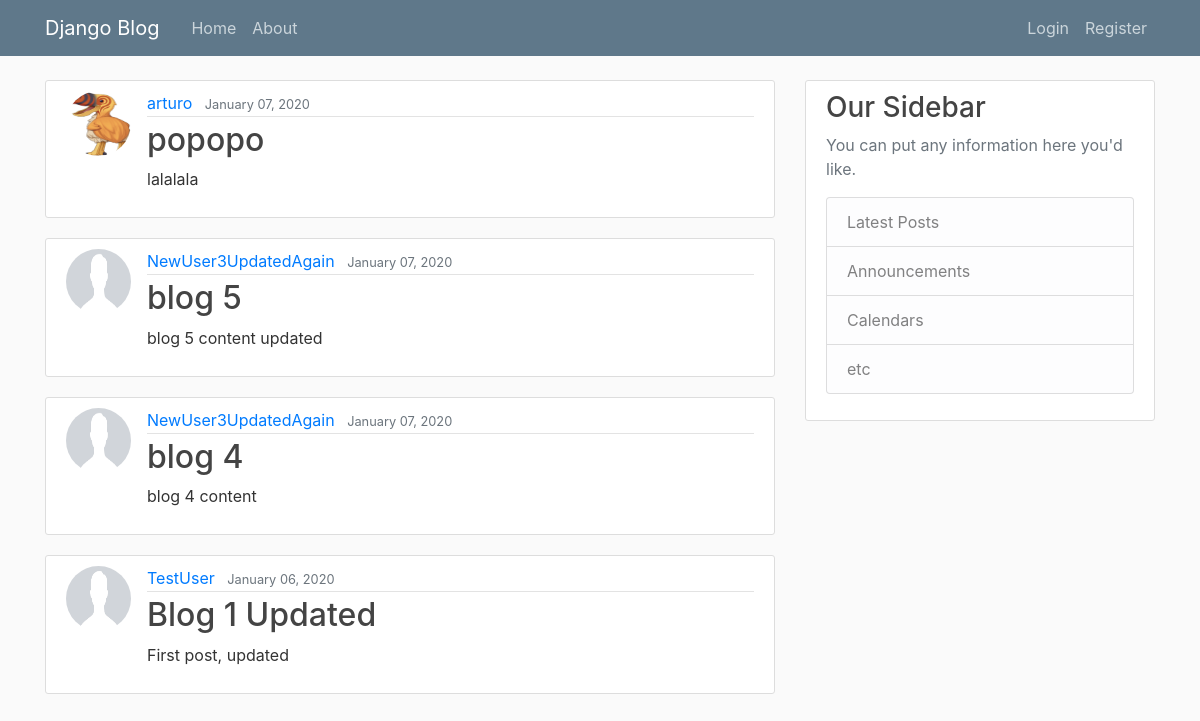
/, run on an earlier commit of the app's database.
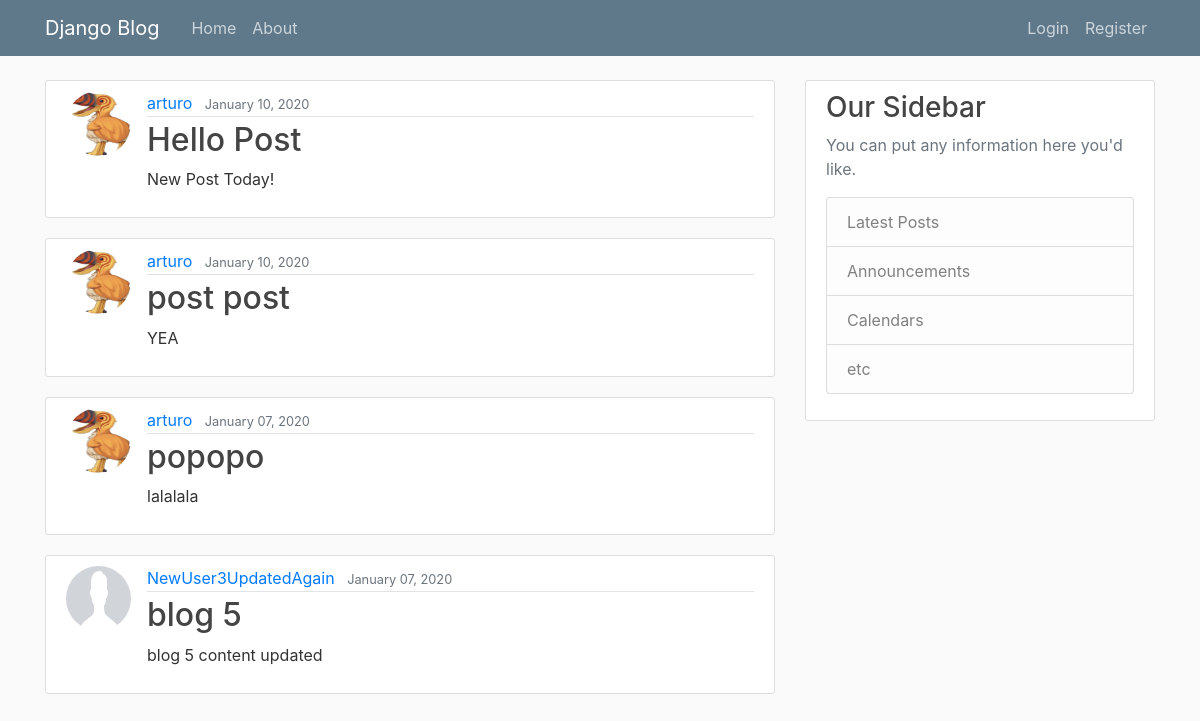
And on a later commit of the database.
### blog/models.py (models this page shows, shortened)
class Post(models.Model):
    title = models.CharField(max_length=100)
    content = models.TextField()
    date_posted = models.DateTimeField(default = timezone.now)
    author = models.ForeignKey(User, on_delete = models.CASCADE)

### users/models.py (models this page shows, shortened)
class Profile(models.Model):
    user = models.OneToOneField(User, on_delete=models.CASCADE)
    image = models.ImageField(default='default.jpg', upload_to='profile_pics')

### blog/views.py (the view)
# urls.py: path('', PostListView.as_view(), name='blog-home'),
class PostListView(ListView):
    model = Post
    template_name = 'blog/home.html' #app/model_view
    context_object_name = 'posts'
    ordering = ['-date_posted']
    paginate_by = 4

### blog/templates/blog/home.html
{% extends "blog/base.html" %}
{% block content %}
    {% for post in posts %}
    <article class="media content-section">
        <img class="rounded-circle article-img" src="{{ post.author.profile.image.url }}">
        <div class="media-body">
          <div class="article-metadata">
            <a class="mr-2" href="#">{{ post.author }}</a>
            <small class="text-muted">{{ post.date_posted|date:"F d, Y" }}</small>
          </div>
          <h2><a class="article-title" href="{% url 'post-detail' post.id %}">{{ post.title }}</a></h2>
          <p class="article-content">{{ post.content }}</p>
        </div>
    </article>
    {% endfor %}
{% endblock content %}

What changed in the data, as far as the page shows it:
no longer on this page (row unchanged): Post: author.profile.image (placeholder picture), author "NewUser3UpdatedAgain", date_posted "January 07, 2020", title "blog 4", content "blog 4 content"
no longer on this page (row unchanged): Post: author.profile.image (placeholder picture), author "TestUser", date_posted "January 06, 2020", title "Blog 1 Updated", content "First post, updated"
added Post: author.profile.image (picture), author "arturo", date_posted "January 10, 2020", title "Hello Post", content "New Post Today!"
added Post: author.profile.image (picture), author "arturo", date_posted "January 10, 2020", title "post post", content "YEA"
